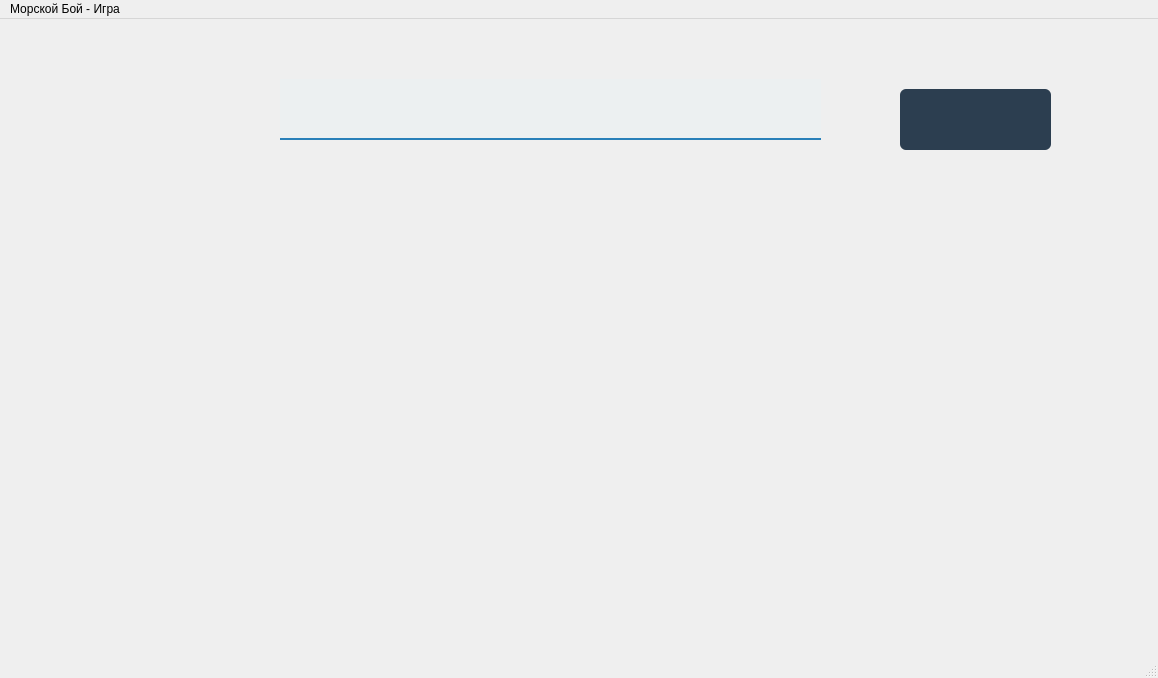
<?xml version="1.0" encoding="UTF-8"?>
<ui version="4.0">
 <class>GameWindow</class>
 <widget class="QMainWindow" name="GameWindow">
  <property name="geometry">
   <rect>
    <x>0</x>
    <y>0</y>
    <width>1158</width>
    <height>678</height>
   </rect>
  </property>
  <property name="windowTitle">
   <string>Морской бой - Игра</string>
  </property>
  <property name="styleSheet">
   <string notr="true">background: qlineargradient(
    x1: 0, y1: 0,
    x2: 1, y2: 1,
    stop: 0 #a0e9ff,
    stop: 1 #00bcd4
);
</string>
  </property>
  <widget class="QWidget" name="centralwidget">
   <widget class="QWidget" name="gridLayoutWidget">
    <property name="geometry">
     <rect>
      <x>80</x>
      <y>160</y>
      <width>421</width>
      <height>371</height>
     </rect>
    </property>
    <layout class="QGridLayout" name="player1Grid"/>
   </widget>
   <widget class="QWidget" name="gridLayoutWidget_2">
    <property name="geometry">
     <rect>
      <x>600</x>
      <y>160</y>
      <width>421</width>
      <height>371</height>
     </rect>
    </property>
    <layout class="QGridLayout" name="player2Grid"/>
   </widget>
   <widget class="QLabel" name="labelStatus">
    <property name="geometry">
     <rect>
      <x>280</x>
      <y>60</y>
      <width>541</width>
      <height>61</height>
     </rect>
    </property>
    <property name="styleSheet">
     <string notr="true">font-size: 24px;
font-weight: bold;
color: #2C3E50;
padding: 10px;
border-bottom: 2px solid #2980B9;
background-color: #ECF0F1;
qproperty-alignment: 'AlignCenter';
</string>
    </property>
    <property name="text">
     <string/>
    </property>
   </widget>
   <widget class="QLabel" name="labelTimer">
    <property name="geometry">
     <rect>
      <x>900</x>
      <y>70</y>
      <width>151</width>
      <height>61</height>
     </rect>
    </property>
    <property name="styleSheet">
     <string notr="true">background-color: #2c3e50;
color: #ecf0f1;
font-size: 22px;
padding: 4px 10px;
border-radius: 6px;</string>
    </property>
    <property name="text">
     <string/>
    </property>
   </widget>
  </widget>
  <widget class="QMenuBar" name="menubar">
   <property name="geometry">
    <rect>
     <x>0</x>
     <y>0</y>
     <width>1158</width>
     <height>26</height>
    </rect>
   </property>
   <widget class="QMenu" name="menu">
    <property name="title">
     <string>Морской Бой - Игра</string>
    </property>
   </widget>
   <addaction name="menu"/>
  </widget>
  <widget class="QStatusBar" name="statusbar"/>
 </widget>
 <resources/>
 <connections/>
</ui>
